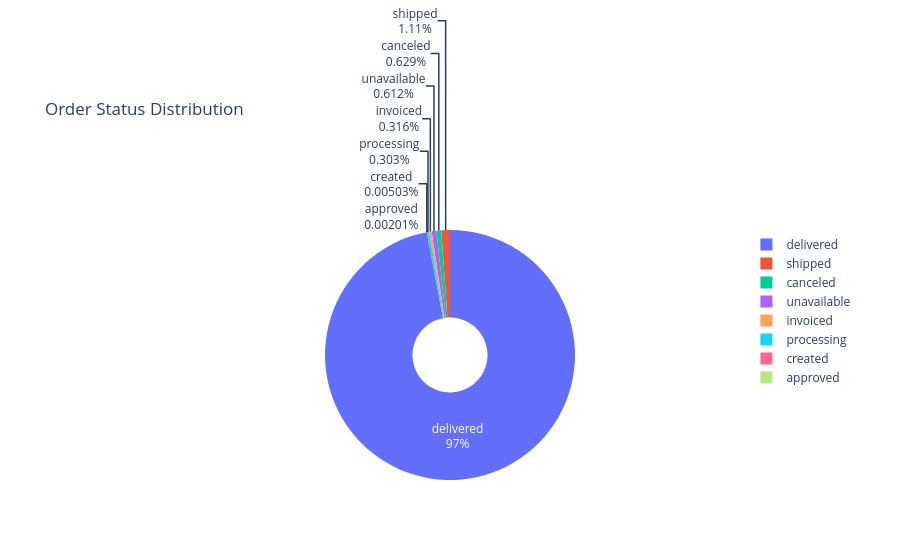

Write notebook code for a chart like this one.
### Markdown cell above
### 1. **Strong Inverse Relationship**
- Faster delivery (0–5 days) → **highest reviews** (4.43)
- Slower delivery (>30 days) → **low reviews** (<2.5)
- Each 5‑day increase reduces average score by roughly **0.2–0.5 points**

### 2. **Tipping Point**
- **Delivery beyond 30 days** drops average score below 3.0 (neutral/negative)
- **After 40 days**, scores fall below 2.0 (strongly negative)

### 3. **Business Impact**
- Delivery speed is a **critical driver of customer satisfaction**
- Orders delivered in <15 days earn **>4.1** (excellent)
- Orders delivered in >30 days likely result in **bad reviews and potential churn**

### Code cell
# Distribution stribution of Order Statuses
status_counts = df_orders['order_status'].value_counts().reset_index()
status_counts.columns = ['status', 'count']

fig = px.pie(status_counts, values='count', names='status',
             title='Order Status Distribution',
             hole=0.3)
fig.update_traces(textinfo='percent+label')
fig.show()

### Figure 1 — Plotly figure (JSON) as saved in the notebook; plotly's stock layout.template omitted (floating-point values rounded to 4 significant figures)
{"data": [{"domain": {"x": [0, 1], "y": [0, 1]}, "hole": 0.3, "hovertemplate": "status=%{label}<br>count=%{value}<extra></extra>", "labels": ["delivered", "shipped", "canceled", "unavailable", "invoiced", "processing", "created", "approved"], "legendgroup": "", "name": "", "showlegend": true, "textinfo": "percent+label", "type": "pie", "values": [96478, 1107, 625, 609, 314, 301, 5, 2]}], "layout": {"legend": {"tracegroupgap": 0}, "title": {"text": "Order Status Distribution"}}}
